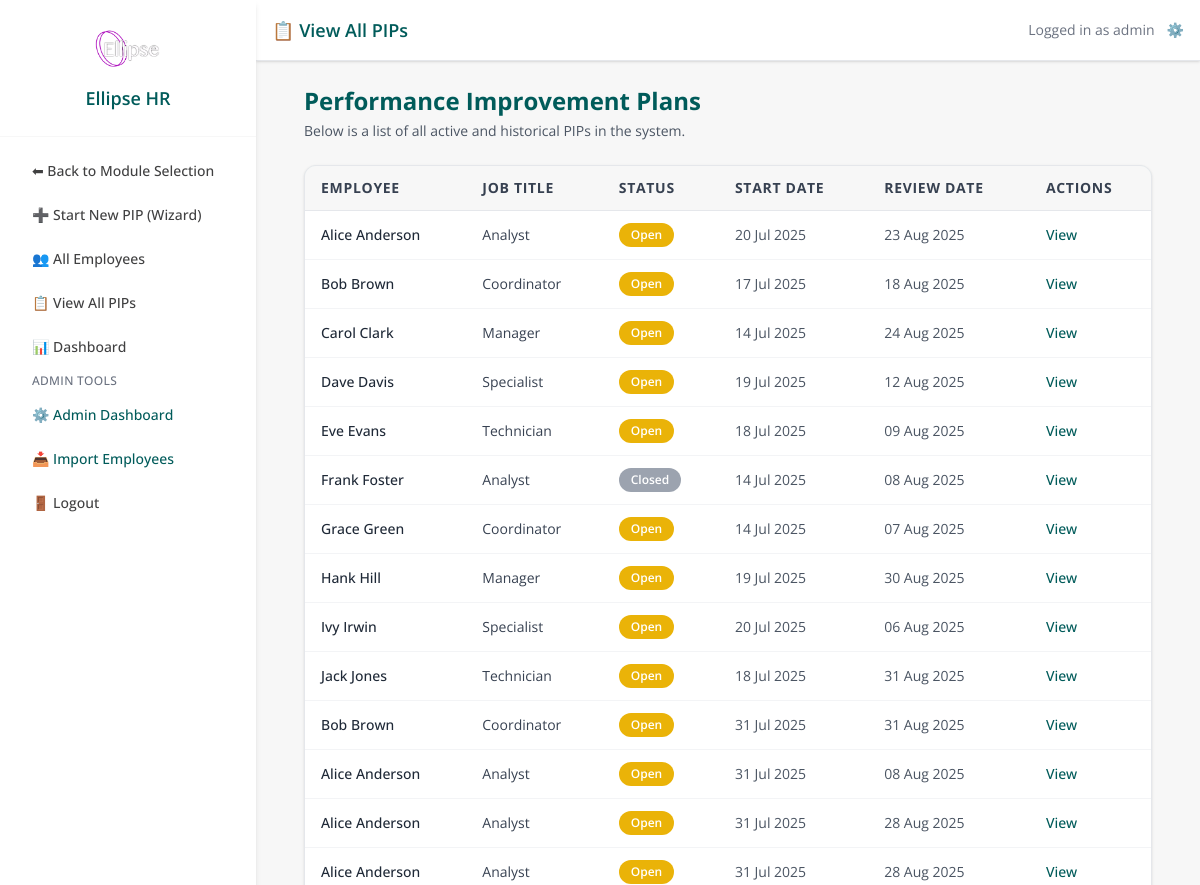
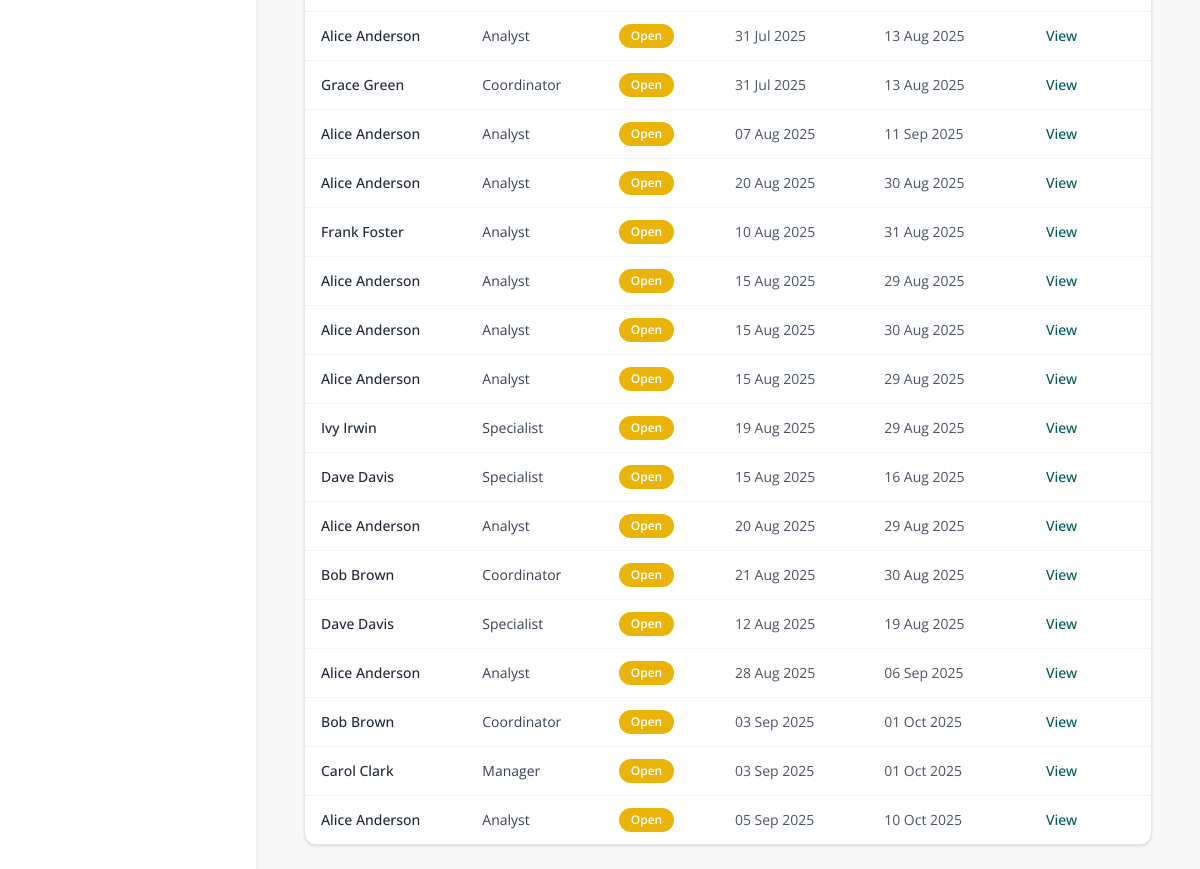
/pip/list (signed in), run on the app's committed database (2 pictures, top to bottom).
### models.py (models this page shows, shortened)
class User(db.Model, UserMixin):
    id = db.Column(db.Integer, primary_key=True)
    username = db.Column(db.String(80), unique=True, nullable=False)
    email = db.Column(db.String(120), unique=True, nullable=False)
    password_hash = db.Column(db.String(200), nullable=False)
    admin_level = db.Column(db.Integer, default=0)  # 0 = line mgr, 1 = admin, 2 = superuser
    team_id = db.Column(db.Integer, nullable=True)
    def is_superuser(self):
        return self.admin_level == 2

class PIPRecord(db.Model):
    __tablename__ = 'pip_record'
    id = db.Column(db.Integer, primary_key=True)
    employee_id = db.Column(db.Integer, db.ForeignKey('employee.id'), nullable=False)
    assigned_to = db.Column(db.Integer, db.ForeignKey('user.id'), nullable=True)  # NEW
    concerns = db.Column(db.Text, nullable=False)
    start_date = db.Column(db.Date, nullable=False)
    review_date = db.Column(db.Date, nullable=False)
    meeting_notes = db.Column(db.Text)
    status = db.Column(db.String(20), default='Open')
    created_by = db.Column(db.String(100))
    created_at = db.Column(db.DateTime, default=datetime.utcnow)
    last_updated = db.Column(db.DateTime, default=datetime.utcnow, onupdate=datetime.utcnow)
    ai_advice = db.Column(db.Text)
    ai_advice_generated_at = db.Column(db.DateTime)
    capability_meeting_date = db.Column(db.DateTime, nullable=True)
    capability_meeting_time = db.Column(db.String, nullable=True)
    capability_meeting_venue = db.Column(db.String, nullable=True)
    concern_category = db.Column(db.String(100))
    severity = db.Column(db.String(50))
    frequency = db.Column(db.String(50))
    tags = db.Column(db.Text)
    ai_summary = db.Column(db.Text, nullable=True)
    ai_action_suggestions = db.Column(JSON, nullable=True)
    ai_next_up = db.Column(JSON, nullable=True)
    ai_actions_accepted = db.Column(JSON, nullable=True)
    outcome_status = db.Column(db.String(50), nullable=True)  # e.g., Successful, Extended, Unsuccessful
    outcome_notes = db.Column(db.Text, nullable=True)
    employee = db.relationship('Employee', back_populates='pips')
    assignee = db.relationship('User', backref='assigned_pips')  # NEW
    action_items = db.relationship(
        'PIPActionItem',
        back_populates='pip_record',
        cascade='all, delete-orphan',
        lazy=True
    )
    timeline_events = db.relationship(
        'TimelineEvent',
        back_populates='pip_record',
        cascade='all, delete-orphan',
        lazy=True
    )

class Employee(db.Model):
    id = db.Column(db.Integer, primary_key=True)
    first_name = db.Column(db.String(100))
    last_name = db.Column(db.String(100))
    job_title = db.Column(db.String(100))
    line_manager = db.Column(db.String(100))
    service = db.Column(db.String(100))
    start_date = db.Column(db.Date)
    team_id = db.Column(db.Integer)
    email = db.Column(db.String(120), nullable=True)
    pips = db.relationship('PIPRecord', back_populates='employee', lazy=True)

### app.py (the view)
@app.route('/pip/list')
@login_required
def pip_list():
    pips = PIPRecord.query.join(Employee).all()
    return render_template('pip_list.html', pips=pips)

### app.py (called while the page is built)
@app.context_processor
def inject_module():
    return dict(active_module=session.get('active_module'))

@app.context_processor
def inject_csrf_token():
    return dict(csrf_token=generate_csrf)

@login_manager.user_loader
def load_user(user_id):
    return db.session.get(User, int(user_id))

@app.before_request
def set_active_module():
    path = request.path.lower()
    if path.startswith('/pip/') or \
       path.startswith('/employee/') or \
       path in ['/dashboard', '/pip_list', '/employee/list', '/employee/add', '/pip/select-employee']:
        session['active_module'] = 'PIP'
    elif path.startswith('/probation/'):
        session['active_module'] = 'Probation'
    elif path == '/':
        session.pop('active_module', None)

@app.context_processor
def inject_csrf_token():
    return dict(csrf_token=generate_csrf)

### templates/pip_list.html (shortened to what this page needs)
{% extends 'base.html' %}
{% block page_title %}📋 View All PIPs{% endblock %}
{% block content %}
<div class="max-w-6xl mx-auto px-4 sm:px-6">
  <div class="mb-6">
    <h2 class="text-xl sm:text-2xl font-bold text-ellipse-teal mb-1">Performance Improvement Plans</h2>
    <p class="text-sm text-gray-600">Below is a list of all active and historical PIPs in the system.</p>
  </div>
  {% if pips %}
    <div class="overflow-x-auto bg-[#e6f3f3] border border-gray-200 shadow rounded-xl">
      <table class="min-w-full divide-y divide-gray-200 text-xs sm:text-sm text-left">
        <thead class="bg-ellipse-light text-gray-700 font-medium uppercase tracking-wider">
          <tr>
            <th class="px-2 sm:px-4 py-3 whitespace-nowrap">Employee</th>
            <th class="px-2 sm:px-4 py-3 whitespace-nowrap">Job Title</th>
            <th class="px-2 sm:px-4 py-3 whitespace-nowrap">Status</th>
            <th class="px-2 sm:px-4 py-3 whitespace-nowrap">Start Date</th>
            <th class="px-2 sm:px-4 py-3 whitespace-nowrap">Review Date</th>
            <th class="px-2 sm:px-4 py-3 whitespace-nowrap">Actions</th>
          </tr>
        </thead>
        <tbody class="divide-y divide-gray-100 bg-white">
          {% for pip in pips %}
            <tr class="hover:bg-ellipse-light/40 transition">
              <td class="px-2 sm:px-4 py-3 font-medium text-gray-800 whitespace-nowrap">
                {{ pip.employee.first_name }} {{ pip.employee.last_name }}
              </td>
              <td class="px-2 sm:px-4 py-3 text-gray-700 whitespace-nowrap">
                {{ pip.employee.job_title }}
              </td>
              <td class="px-2 sm:px-4 py-3 whitespace-nowrap">
                {% if pip.status == 'Open' %}
                  <span class="inline-block px-3 py-1 text-xs font-semibold text-white bg-yellow-500 rounded-full">Open</span>
                {% elif pip.status == 'Completed' %}
                  <span class="inline-block px-3 py-1 text-xs font-semibold text-white bg-green-600 rounded-full">Completed</span>
                {% elif pip.status == 'Overdue' %}
                  <span class="inline-block px-3 py-1 text-xs font-semibold text-white bg-red-600 rounded-full">Overdue</span>
                {% else %}
                  <span class="inline-block px-3 py-1 text-xs font-semibold text-white bg-gray-400 rounded-full">{{ pip.status }}</span>
                {% endif %}
              </td>
              <td class="px-2 sm:px-4 py-3 text-gray-600 whitespace-nowrap">
                {{ pip.start_date.strftime('%d %b %Y') }}
              </td>
              <td class="px-2 sm:px-4 py-3 text-gray-600 whitespace-nowrap">
                {{ pip.review_date.strftime('%d %b %Y') }}
              </td>
              <td class="px-2 sm:px-4 py-3 whitespace-nowrap">
                <a href="{{ url_for('pip_detail', id=pip.id) }}"
                   class="text-xs sm:text-sm font-medium text-ellipse-teal hover:underline"
                   aria-label="View PIP for {{ pip.employee.first_name }} {{ pip.employee.last_name }}">
                  View
                </a>
              </td>
            </tr>
          {% endfor %}
        </tbody>
      </table>
    </div>
  {% else %}
    <div class="bg-[#e6f3f3] p-6 rounded-xl shadow border border-gray-200 text-center">
      <p class="text-gray-600">No PIPs found.</p>
    </div>
  {% endif %}
</div>
{% endblock %}

### templates/base.html (shortened to what this page needs)
<!DOCTYPE html>
<html lang="en">
<head>
  <link rel="stylesheet" href="{{ url_for('static', filename='css/tokens.css') }}">
  <link rel="stylesheet" href="{{ url_for('static', filename='css/ui.css') }}">
  <script src="https://cdn.tailwindcss.com"></script>
</head>
<body class="text-ellipse-gray font-sans overflow-x-hidden {% if layout != 'fullscreen' %}bg-ellipse-light min-h-screen{% endif %}">
{% if layout != 'fullscreen' and not hide_sidebar %}
<div class="flex flex-col md:flex-row min-h-screen">
  {% if current_user.is_authenticated and active_module %}
    <aside id="sidebarMenu"
      class="w-64 bg-white shadow-md fixed top-0 left-0 h-screen overflow-y-auto z-40 transform -translate-x-full transition-transform duration-300 ease-in-out md:translate-x-0 md:block">
      <div class="p-6 border-b border-ellipse-light text-center">
        <img src="{{ url_for('static', filename='images/logo.avif') }}" alt="Ellipse HR Logo" class="h-12 w-auto mx-auto mb-3" />
        <h1 class="text-lg font-semibold text-ellipse-teal">Ellipse HR</h1>
      </div>
      <nav class="p-4 space-y-2 text-sm font-medium">
        <a href="{{ url_for('home') }}" class="block px-4 py-2 rounded hover:bg-ellipse-light text-ellipse-gray">⬅ Back to Module Selection</a>
        {% if active_module == 'PIP' %}
          <a href="{{ url_for('create_pip_wizard') }}"
             class="block px-4 py-2 rounded hover:bg-ellipse-light text-ellipse-gray {% if request.endpoint == 'create_pip_wizard' %}bg-ellipse-light font-semibold text-ellipse-teal{% endif %}">
            ➕ Start New PIP (Wizard)
          </a>
          <a href="{{ url_for('employee_list') }}" class="block px-4 py-2 rounded hover:bg-ellipse-light text-ellipse-gray">👥 All Employees</a>
          <a href="{{ url_for('pip_list') }}" class="block px-4 py-2 rounded hover:bg-ellipse-light text-ellipse-gray">📋 View All PIPs</a>
          <a href="{{ url_for('dashboard') }}" class="block px-4 py-2 rounded hover:bg-ellipse-light text-ellipse-gray">📊 Dashboard</a>
          {% endif %}
        {% if current_user.is_superuser() %}
          <div class="mt-4 mb-1 text-xs uppercase tracking-wide text-gray-500 px-4">Admin Tools</div>
          <a href="{{ url_for('admin_dashboard') }}" class="block px-4 py-2 rounded hover:bg-ellipse-light text-[#005b5a] {% if request.endpoint == 'admin_dashboard' %}bg-ellipse-light font-semibold{% endif %}">⚙️ Admin Dashboard</a>
          <a href="{{ url_for('employee_import') }}" class="block px-4 py-2 rounded hover:bg-ellipse-light text-[#005b5a] {% if request.endpoint == 'employee_import' %}bg-ellipse-light font-semibold{% endif %}">📥 Import Employees</a>
        {% endif %}
        <form action="{{ url_for('logout') }}" method="POST" class="px-4">
          <button type="submit" class="w-full text-left px-0 py-2 rounded hover:bg-ellipse-light text-ellipse-gray">🚪 Logout</button>
        </form>
      </nav>
    </aside>
  {% endif %}
{% endif %}
<main id="main" class="flex-1 {% if not hide_sidebar %}md:ml-64{% endif %}">
  {% if layout != 'fullscreen' and current_user.is_authenticated and active_module and not hide_sidebar %}
    <header class="bg-white shadow p-4 flex justify-between items-center border-b border-gray-200">
      <h2 class="text-lg font-semibold text-ellipse-teal">{% block page_title %}{% endblock %}</h2>
      <div class="flex items-center space-x-3 text-sm text-gray-500">
        <span>Logged in as {{ current_user.username }}</span>
        {% if current_user.is_superuser() %}
          <a href="{{ url_for('admin_dashboard') }}" class="text-ellipse-teal hover:text-ellipse-hover" title="Admin Tools">⚙️</a>
        {% endif %}
      </div>
    </header>
  {% endif %}
  <div class="{% if layout != 'fullscreen' %}p-4 sm:p-6 max-w-7xl mx-auto{% endif %}">
    {% block content %}{% endblock %}
  </div>
</main>
{% if layout != 'fullscreen' and not hide_sidebar %}
</div>
{% endif %}
</body>
</html>

### static/css/tokens.css (style rules this page uses)
:root { --color-brand-50: #e8f3f2; --color-brand-100: #cfe7e6; --color-brand-200: #a4d1cf; --color-brand-300: #75bbb7; --color-brand-400: #2e9e99; --color-brand-500: #008a86; --color-brand-600: #005b5a; --color-brand-700: #004746; --color-brand-800: #003635; --color-brand-900: #012929; --color-bg: #ffffff; --color-surface: #ffffff; --color-text: #111827; --color-subtle: #6b7280; --color-border: #e5e7eb; --color-success: #10b981; --color-warning: #f59e0b; --color-danger: #ef4444; --color-info: #3b82f6; --color-focus: rgba(0, 91, 90, 0.25); --space-0: 0; --space-1: 0.25rem; --space-2: 0.5rem; --space-3: 0.75rem; --space-4: 1rem; --space-5: 1.25rem; --space-6: 1.5rem; --radius-sm: 0.375rem; --radius-md: 0.5rem; --radius-lg: 0.75rem; --radius-xl: 1rem; --shadow-sm: 0 1px 2px rgba(0,0,0,0.06); --shadow-md: 0 4px 10px rgba(0,0,0,0.08); --font-sans: ui-sans-serif, system-ui, -apple-system, Segoe UI, Roboto, Inter, "Helvetica Neue", Arial, "Noto Sans", "Apple Color Emoji", "Segoe UI Emoji"; --fs-xs: 0.75rem; --fs-sm: 0.875rem; --fs-base: 1rem; --fs-lg: 1.125rem; --fs-xl: 1.25rem; }
.text-ellipse-teal { color: var(--color-brand-600); }
:where(button, [type="button"], [type="submit"], a, input, select, textarea):focus { outline: 2px solid transparent; box-shadow: 0 0 0 3px var(--color-focus); border-radius: inherit; }

### static/css/ui.css (style rules this page uses)
html, body { color: var(--color-text); background: var(--color-bg); font-family: var(--font-sans); font-size: var(--fs-base); }

### templates/base.html (style rules this page uses)
:root { --brand-primary:#005b5a; --brand-primary-600:#004746; --brand-bg:#f8fafc; --text:#111827; --muted:#6b7280; --radius:12px; }
body { color:var(--text); background:var(--brand-bg); }

### data on the page
User: username "admin"
PIPRecord: employee.first_name "Alice", employee.last_name "Anderson", employee.job_title "Analyst", status "Open", start_date "20 Jul 2025", review_date "23 Aug 2025"
PIPRecord: employee.first_name "Bob", employee.last_name "Brown", employee.job_title "Coordinator", status "Open", start_date "17 Jul 2025", review_date "18 Aug 2025"
PIPRecord: employee.first_name "Carol", employee.last_name "Clark", employee.job_title "Manager", status "Open", start_date "14 Jul 2025", review_date "24 Aug 2025"
PIPRecord: employee.first_name "Dave", employee.last_name "Davis", employee.job_title "Specialist", status "Open", start_date "19 Jul 2025", review_date "12 Aug 2025"
PIPRecord: employee.first_name "Eve", employee.last_name "Evans", employee.job_title "Technician", status "Open", start_date "18 Jul 2025", review_date "09 Aug 2025"
PIPRecord: employee.first_name "Frank", employee.last_name "Foster", employee.job_title "Analyst", status "Closed", start_date "14 Jul 2025", review_date "08 Aug 2025"
PIPRecord: employee.first_name "Grace", employee.last_name "Green", employee.job_title "Coordinator", status "Open", start_date "14 Jul 2025", review_date "07 Aug 2025"
PIPRecord: employee.first_name "Hank", employee.last_name "Hill", employee.job_title "Manager", status "Open", start_date "19 Jul 2025", review_date "30 Aug 2025"
PIPRecord: employee.first_name "Ivy", employee.last_name "Irwin", employee.job_title "Specialist", status "Open", start_date "20 Jul 2025", review_date "06 Aug 2025"
PIPRecord: employee.first_name "Jack", employee.last_name "Jones", employee.job_title "Technician", status "Open", start_date "18 Jul 2025", review_date "31 Aug 2025"
PIPRecord: employee.first_name "Bob", employee.last_name "Brown", employee.job_title "Coordinator", status "Open", start_date "31 Jul 2025", review_date "31 Aug 2025"
PIPRecord: employee.first_name "Alice", employee.last_name "Anderson", employee.job_title "Analyst", status "Open", start_date "31 Jul 2025", review_date "08 Aug 2025"
PIPRecord: employee.first_name "Alice", employee.last_name "Anderson", employee.job_title "Analyst", status "Open", start_date "31 Jul 2025", review_date "28 Aug 2025"
PIPRecord: employee.first_name "Alice", employee.last_name "Anderson", employee.job_title "Analyst", status "Open", start_date "31 Jul 2025", review_date "28 Aug 2025"
PIPRecord: employee.first_name "Alice", employee.last_name "Anderson", employee.job_title "Analyst", status "Open", start_date "31 Jul 2025", review_date "13 Aug 2025"
PIPRecord: employee.first_name "Grace", employee.last_name "Green", employee.job_title "Coordinator", status "Open", start_date "31 Jul 2025", review_date "13 Aug 2025"
PIPRecord: employee.first_name "Alice", employee.last_name "Anderson", employee.job_title "Analyst", status "Open", start_date "07 Aug 2025", review_date "11 Sep 2025"
PIPRecord: employee.first_name "Alice", employee.last_name "Anderson", employee.job_title "Analyst", status "Open", start_date "20 Aug 2025", review_date "30 Aug 2025"
PIPRecord: employee.first_name "Frank", employee.last_name "Foster", employee.job_title "Analyst", status "Open", start_date "10 Aug 2025", review_date "31 Aug 2025"
PIPRecord: employee.first_name "Alice", employee.last_name "Anderson", employee.job_title "Analyst", status "Open", start_date "15 Aug 2025", review_date "29 Aug 2025"
PIPRecord: employee.first_name "Alice", employee.last_name "Anderson", employee.job_title "Analyst", status "Open", start_date "15 Aug 2025", review_date "30 Aug 2025"
PIPRecord: employee.first_name "Alice", employee.last_name "Anderson", employee.job_title "Analyst", status "Open", start_date "15 Aug 2025", review_date "29 Aug 2025"
PIPRecord: employee.first_name "Ivy", employee.last_name "Irwin", employee.job_title "Specialist", status "Open", start_date "19 Aug 2025", review_date "29 Aug 2025"
PIPRecord: employee.first_name "Dave", employee.last_name "Davis", employee.job_title "Specialist", status "Open", start_date "15 Aug 2025", review_date "16 Aug 2025"
PIPRecord: employee.first_name "Alice", employee.last_name "Anderson", employee.job_title "Analyst", status "Open", start_date "20 Aug 2025", review_date "29 Aug 2025"
PIPRecord: employee.first_name "Bob", employee.last_name "Brown", employee.job_title "Coordinator", status "Open", start_date "21 Aug 2025", review_date "30 Aug 2025"
PIPRecord: employee.first_name "Dave", employee.last_name "Davis", employee.job_title "Specialist", status "Open", start_date "12 Aug 2025", review_date "19 Aug 2025"
PIPRecord: employee.first_name "Alice", employee.last_name "Anderson", employee.job_title "Analyst", status "Open", start_date "28 Aug 2025", review_date "06 Sep 2025"
PIPRecord: employee.first_name "Bob", employee.last_name "Brown", employee.job_title "Coordinator", status "Open", start_date "03 Sep 2025", review_date "01 Oct 2025"
PIPRecord: employee.first_name "Carol", employee.last_name "Clark", employee.job_title "Manager", status "Open", start_date "03 Sep 2025", review_date "01 Oct 2025"
PIPRecord: employee.first_name "Alice", employee.last_name "Anderson", employee.job_title "Analyst", status "Open", start_date "05 Sep 2025", review_date "10 Oct 2025"
